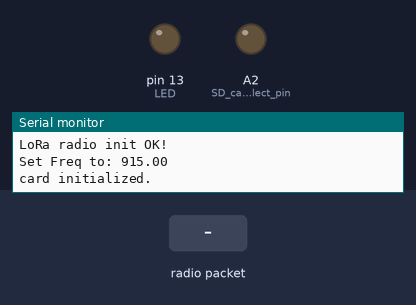
Simulated run of this sketch. Board: Arduino Uno, built with avr-gcc and run on an emulated ATmega328P. On the bench: output pins drawn as LEDs (lit = HIGH), the last lines printed to the serial monitor. Inputs (shaded band) come from the test bench. The local clock reads 2024-03-15 10:24:30 at power-on unless the sketch sets it; storage starts empty; no radio packets arrive unless stated; pins used as bus, display or sensor lines are not drawn.

Above: at 1.3 s.
1.4 s: radio packet "1" arrives
At 1.48 s:
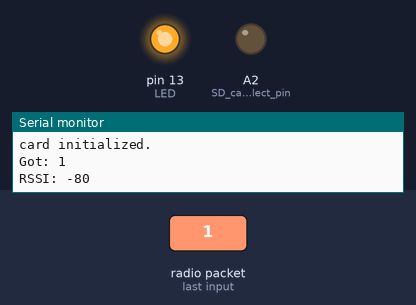
Timing chart, 0 to 4.4 s (numbered marks = the images above; inputs shaded):
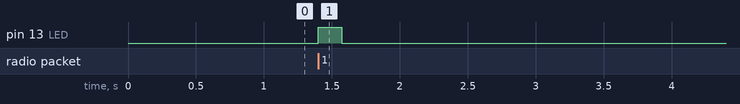

The sketch:

Receiver_side_Code.ino
```cpp
// It is designed to work with the other example Feather9x_TX

#include <SPI.h>
#include <SD.h>
#include <RH_RF95.h>
#include <Wire.h>
#include "RTClib.h"

/* for feather32u4
#define RFM95_CS 8
#define RFM95_RST 4
#define RFM95_INT 7
*/

/* for feather m0  */
#define RFM95_CS 8
#define RFM95_RST 4
#define RFM95_INT 3


/* for shield
#define RFM95_CS 10
#define RFM95_RST 9
#define RFM95_INT 7
*/


/* for ESP w/featherwing
#define RFM95_CS  2    // "E"
#define RFM95_RST 16   // "D"
#define RFM95_INT 15   // "B"
*/

/* Feather 32u4 w/wing
#define RFM95_RST     11   // "A"
#define RFM95_CS      10   // "B"
#define RFM95_INT     2    // "SDA" (only SDA/SCL/RX/TX have IRQ!)
*/

/* Feather m0 w/wing
#define RFM95_RST     11   // "A"
#define RFM95_CS      10   // "B"
#define RFM95_INT     6    // "D"
*/

/* Teensy 3.x w/wing
#define RFM95_RST     9   // "A"
#define RFM95_CS      10   // "B"
#define RFM95_INT     4    // "C"
*/

// Changing frequency to 915.0Mhz or other frequency, must match TX's freq!
#define RF95_FREQ 915.0

// Singleton instance of the radio driver
RH_RF95 rf95(RFM95_CS, RFM95_INT);

//Creating RTC objects
RTC_PCF8523 rtc;

char daysOfTheWeek[7][12] = {"Sunday", "Monday", "Tuesday", "Wednesday", "Thursday", "Friday", "Saturday"};

// Blinky on receipt
#define LED 13

void setup()
{
  pinMode(LED, OUTPUT);
  pinMode(RFM95_RST, OUTPUT); //Configuraing Reset pin as output which is connected to LoRa RST pin.
  pinMode(A2, OUTPUT); //SD card Chip Select pin... I am used A2 pin.. you can use any available pin.. that need to be connected to SDcard CS pin

  digitalWrite(LED, LOW);
  Serial.begin(9600);// USB Serial Baudrate setting
  delay(100);


  // manual reset
  digitalWrite(RFM95_RST, HIGH);
  digitalWrite(RFM95_RST, LOW);
  delay(10);
  digitalWrite(RFM95_RST, HIGH);
  delay(10);

  //Lora Module Initializing
  // Defaults after init are 434.0MHz, modulation GFSK_Rb250Fd250, +13dbM
  while (!rf95.init()) {
    Serial.println("LoRa radio init failed");
    return; //if Lora not initialized the program stops...
  }
  Serial.println("LoRa radio init OK!");

  // Setting LoRa frequency
  if (!rf95.setFrequency(RF95_FREQ)) {
    Serial.println("setFrequency failed");
    return; //if setFrequency failed then the programs stops
  }
  Serial.print("Set Freq to: "); Serial.println(RF95_FREQ);

  // Defaults after init are 434.0MHz, 13dBm, Bw = 125 kHz, Cr = 4/5, Sf = 128chips/symbol, CRC on
  // The default transmitter power is 13dBm, using PA_BOOST.
  // If you are using RFM95/96/97/98 modules which uses the PA_BOOST transmitter pin, then
  // you can set transmitter powers from 5 to 23 dBm:
  rf95.setTxPower(23, false);

 //Starting RTC Module
 if (! rtc.begin()) {
    Serial.println("Couldn't find RTC");
    return;//if RTC initilized failed we can stop the program by using "return"... or ignore this failure and use gps time(UTC)
 }

  //initilizing RTC Module
  if (! rtc.initialized()) {
  Serial.println("RTC is NOT running!");
  // following line sets the RTC to the date & time this sketch was compiled
  rtc.adjust(DateTime(F(__DATE__), F(__TIME__)));
  // This line sets the RTC with an explicit date & time, for example to set
  // January 21, 2014 at 3am you would call:
  // rtc.adjust(DateTime(2014, 1, 21, 3, 0, 0));
  }


 //Starting SDCard Module
 if (!SD.begin(A2)) {
 Serial.println("Card failed, or not present");
 return;//it can be ignored because LoRa receiver log's GPS data...
  }
  Serial.println("card initialized.");


} //end of void Setup

void loop()
{
  if (rf95.available())
  {
    // Should be a message for us now
    uint8_t buf[RH_RF95_MAX_MESSAGE_LEN];
    uint8_t len = sizeof(buf);

    if (rf95.recv(buf, &len))
    {
      digitalWrite(LED, HIGH);
      //RH_RF95::printBuffer("Received: ", buf, len);
      Serial.print("Got: ");
      Serial.println((char*)buf);
      String dataString = "";
      dataString += String((char*)buf);
      Serial.print("RSSI: ");
      Serial.println(rf95.lastRssi(), DEC);
      delay(10);

      // Send a reply
      delay(100); // may or may not be needed
      uint8_t data[] = "GPS data received";
      rf95.send(data, sizeof(data));
      rf95.waitPacketSent();
      Serial.println("Sent a reply");
      digitalWrite(LED, LOW);

    //fie name
    String fileName = "DATE";

   //getting timestamp from rtc
   DateTime now = rtc.now();
   String timeStamp = "";

    timeStamp += String(now.year());
    timeStamp += ".";
    timeStamp += String(now.month());
    timeStamp += ".";
    timeStamp += String(now.day());
    fileName += String(now.day()); // concat Present Date
    fileName += ".txt"; //formating file as text by adding .txt
    timeStamp += String(" (");
    timeStamp += String(daysOfTheWeek[now.dayOfTheWeek()]);
    timeStamp += String(") ");
    timeStamp += String(now.hour());
    timeStamp += String(':');
    timeStamp += String(now.minute());
    timeStamp += String(':');
    timeStamp += String(now.second());
    timeStamp += String("   GPS info: ");


    dataString=timeStamp+dataString;// this is the string write's to SD card txt file


      File dataFile = SD.open(fileName, FILE_WRITE);

      // if the file is available, write to it:
      if (dataFile) {
      //dataFile.print(timeStamp);
      dataFile.println(dataString);
      dataFile.close();
      // print to the serial port too:
      Serial.print("Data updated to Memory card= ");
       Serial.println(dataString);
      }

      // if the file isn't open, pop up an error:
      else {
        Serial.println("error opening file");
           }
    }
    else
    {
      Serial.println("Receive failed");
    }
  }
}
```

Measured:
- after the input at 1.4 s, pin 13 (LED): LOW → HIGH at once, → LOW 0.17 s later
